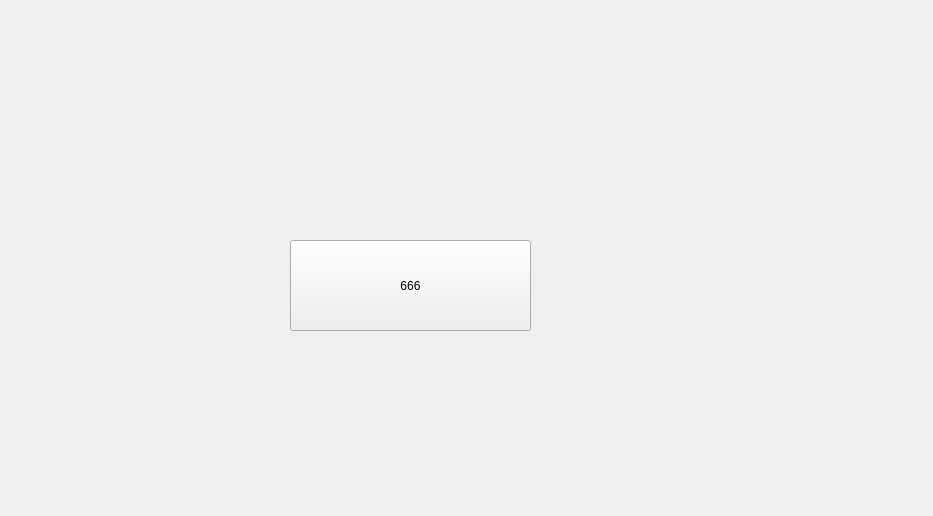
<?xml version="1.0" encoding="UTF-8"?>
<ui version="4.0">
 <class>Form</class>
 <widget class="QWidget" name="Form">
  <property name="geometry">
   <rect>
    <x>0</x>
    <y>0</y>
    <width>933</width>
    <height>516</height>
   </rect>
  </property>
  <property name="windowTitle">
   <string>Form</string>
  </property>
  <widget class="QPushButton" name="begin">
   <property name="geometry">
    <rect>
     <x>290</x>
     <y>240</y>
     <width>241</width>
     <height>91</height>
    </rect>
   </property>
   <property name="text">
    <string>666</string>
   </property>
  </widget>
 </widget>
 <resources/>
 <connections>
  <connection>
   <sender>begin</sender>
   <signal>clicked()</signal>
   <receiver>Form</receiver>
   <slot>close()</slot>
   <hints>
    <hint type="sourcelabel">
     <x>205</x>
     <y>137</y>
    </hint>
    <hint type="destinationlabel">
     <x>199</x>
     <y>149</y>
    </hint>
   </hints>
  </connection>
 </connections>
</ui>
